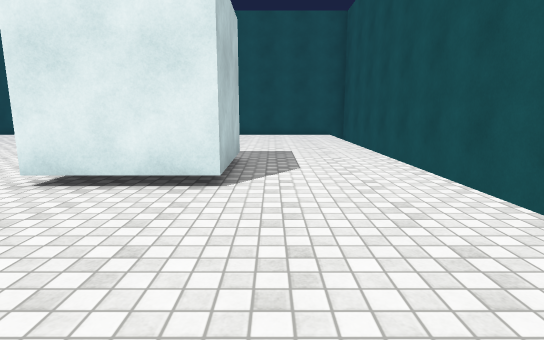
[1] (above)

19 first-person views from a walk through a 3-D level made in the Unity game engine. The camera is 1.3 m above the floor, tilts 10° down and sees 80° across. The floor is counted in squares, 1 m on a side. Each view is taken from the middle of a square. On the plan, view 1 faces up. The plan holds only what a view shows up to about 14 squares ahead; the rest is blank. The place goes on beyond the plan. The player character is not drawn. Door leaves are left out, so doorways stand open. Surface patterns are stand-ins for the level's own textures.

[2]
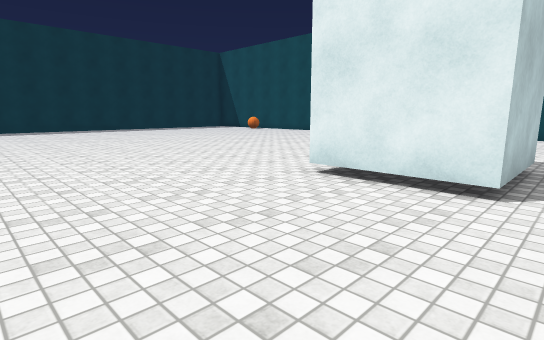

[3]
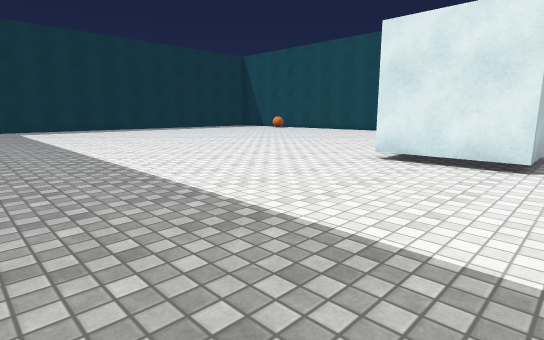

[4]
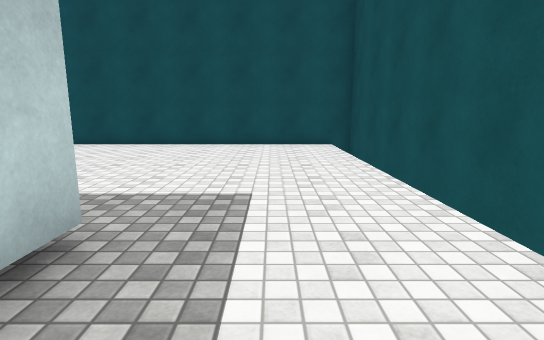

[5]
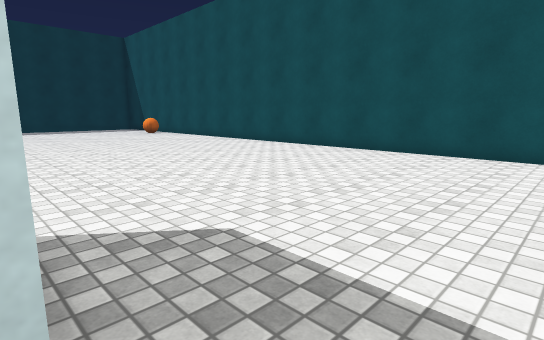

[6]
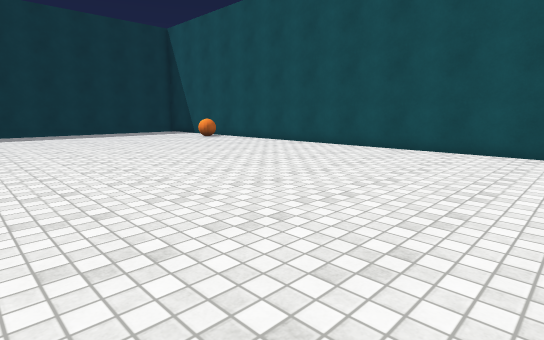

[7]
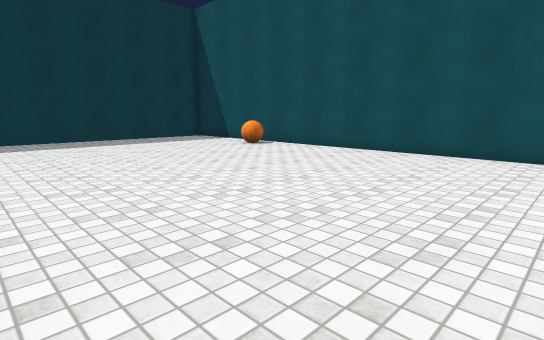

[8]
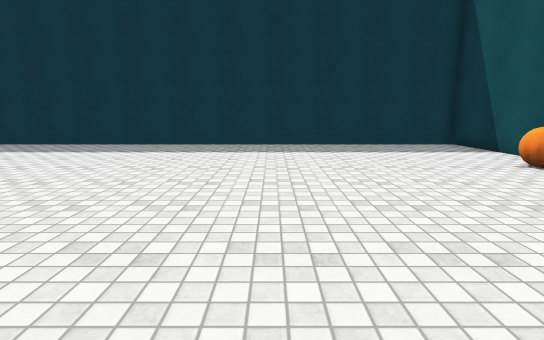

[9]
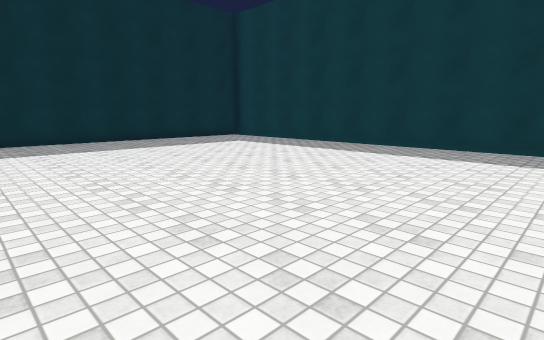

[10]
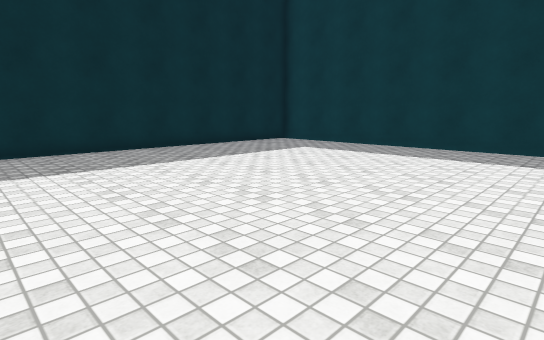

[11]
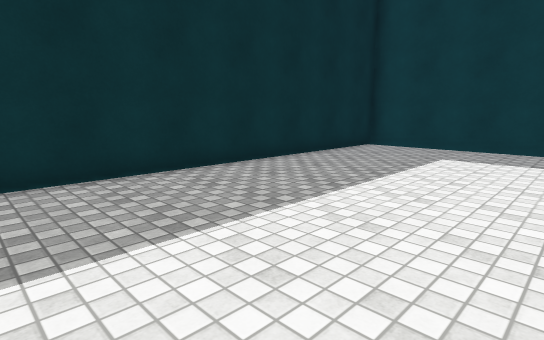

[12]
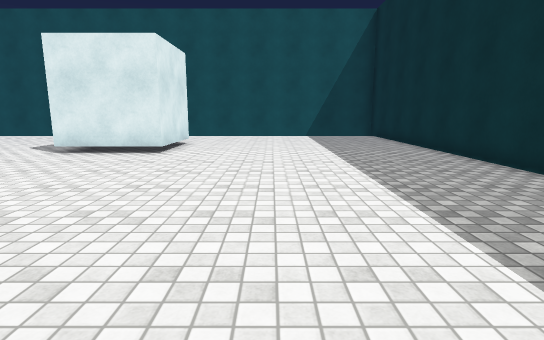

[13]
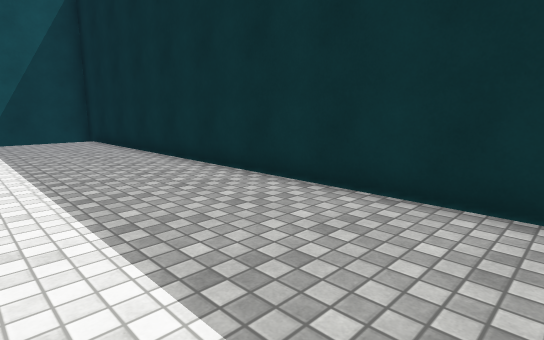

[14]
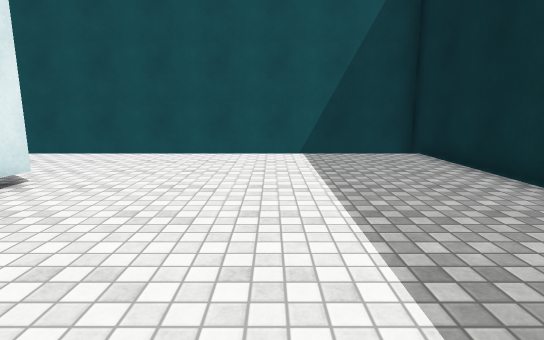

[15]
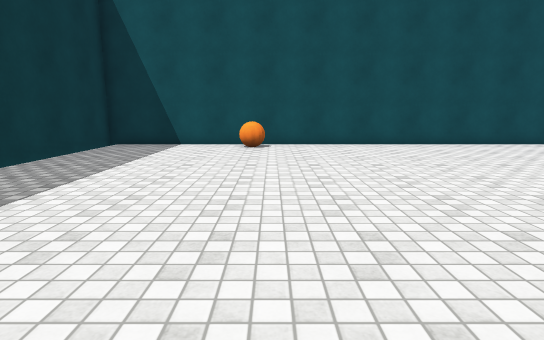

[16]
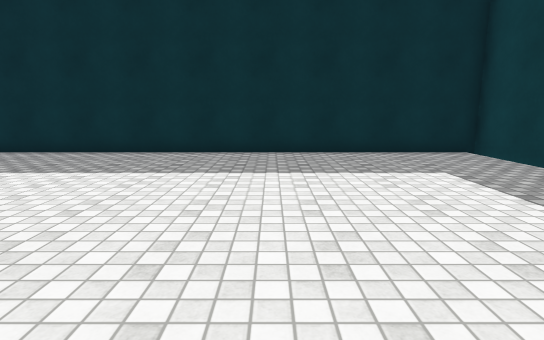

[17]
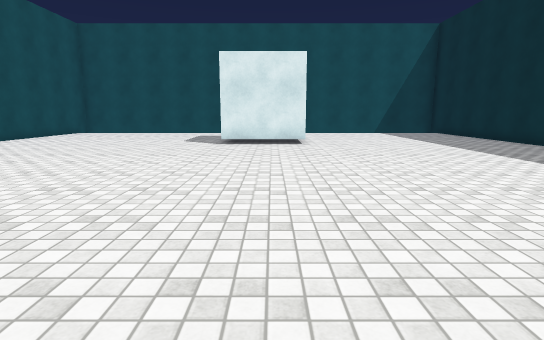

[18]
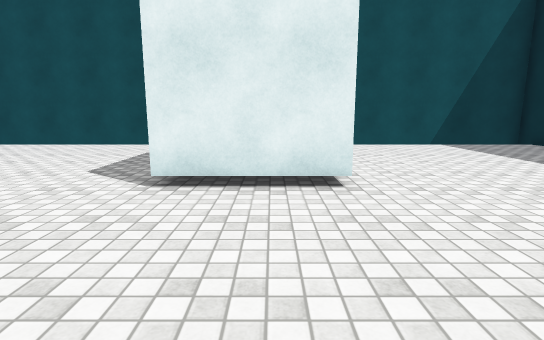

[19]
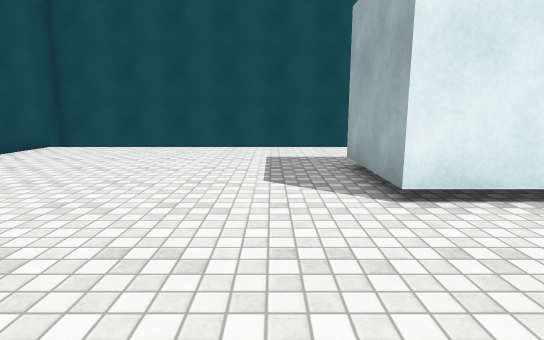

### Floor plan
Points are (right, up) in squares from view 1. A wall is a line through its corners. A room is listed if a view was taken in it or the views show most of it. See-through windows are left out.
Room 1 (views 1, 2, 3, 4, 5, 6, 7, 8, 9, 10, 11, 12, 13, 14, 15, 16, 17, 18, 19)
walls: (-4.4, 9.1) (-0.9, 9.1) (-0.9, 5.6) (-4.4, 5.6) (-4.4, 9.1); (-26.8, 19.6) (-26.8, -3.8) (4.3, -3.8) (4.3, 19.6) (-26.8, 19.6)
ways out: open door at (-19, 19); open door at (-14, -3)
objects: other object (-21, 18) to (-20, 19)

Where each view was taken, in squares from view 1:
view 1: 0 up, 0 right, facing up
view 2: 0 up, 0 right, facing up-left
view 3: 3 down, 0 right, facing up-left
view 4: 6 up, 1 right, facing up
view 5: 9 up, 0 right, facing up-left
view 6: 8 up, 5 left, facing up-left
view 7: 9 up, 10 left, facing up-left
view 8: 12 up, 13 left, facing left
view 9: 12 up, 14 left, facing down-left
view 10: 8 up, 14 left, facing down-left
view 11: 3 up, 14 left, facing down-left
view 12: 2 up, 15 left, facing right
view 13: 1 up, 13 left, facing down-right
view 14: 1 up, 7 left, facing right
view 15: 6 up, 20 left, facing up
view 16: 7 up, 20 left, facing down
view 17: 7 up, 18 left, facing right
view 18: 7 up, 10 left, facing right
view 19: 11 up, 9 left, facing right
